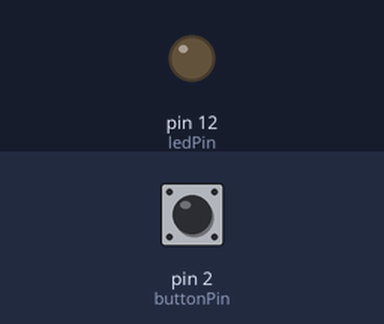
Bench run of a sketch on a simulated Arduino Uno, built with avr-gcc and run on an emulated ATmega328P. On the bench: output pins drawn as LEDs (lit = HIGH). The inputs (shaded band) are chosen by the test bench; at power-on: pin 2 (buttonPin) HIGH.

Above: at 1.2 s.
1.3 s: pin 2 (buttonPin) pulled LOW for 0.15 s
At 1.37 s:
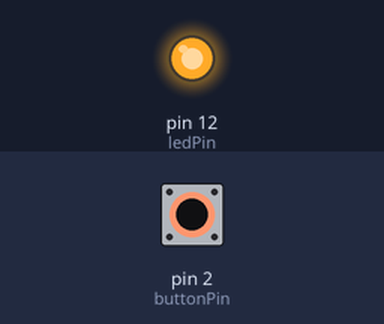
2.9 s: pin 2 (buttonPin) pulled LOW for 3.2 s
At 6.9 s:
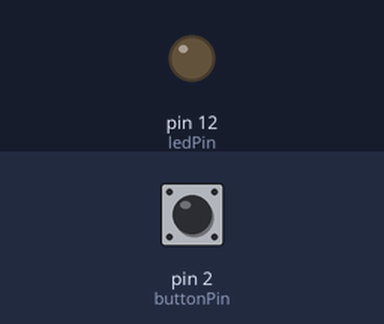
Timing chart, 0 to 8.4 s (numbered marks = the images above; inputs shaded):
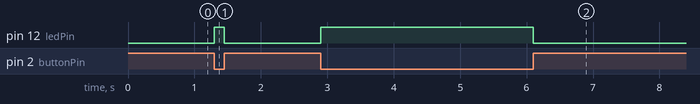

Measured:
- after the input at 1.3 s, pin 12 (ledPin): LOW → HIGH at once, → LOW 0.15 s later
- after the input at 2.9 s, pin 12 (ledPin): LOW → HIGH at once, → LOW 3.2 s later

The sketch:

PUSH-BUTTON-CONTROLLED_LED.ino
```cpp
// Project: Push Button Controlled LED Using Arduino UNO

int buttonPin = 2;
int ledPin = 12;

int buttonState = 0;

void setup()
{
  pinMode(buttonPin, INPUT_PULLUP);
  pinMode(ledPin, OUTPUT);
}

void loop()
{
  buttonState = digitalRead(buttonPin);

  if (buttonState == LOW)
  {
    digitalWrite(ledPin, HIGH);
  }
  else
  {
    digitalWrite(ledPin, LOW);
  }
}
```
